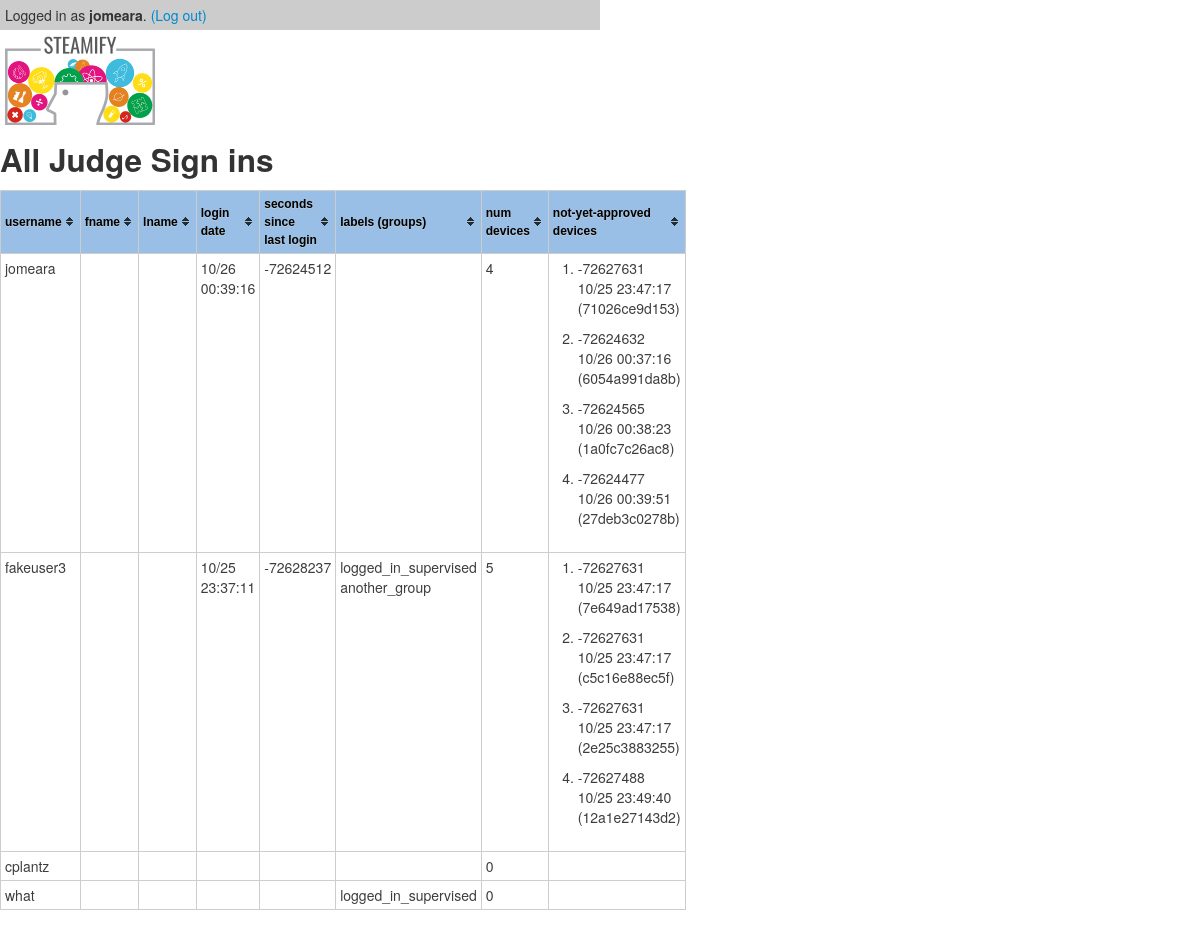
/steamify/adminjudgelist (signed in), run on the app's committed database.
### steamify/models.py (models this page shows, shortened)
class AllowedDevice(models.Model):
    judge = models.ForeignKey(
                User,
                on_delete=models.PROTECT)
    id = models.CharField(max_length=100, primary_key=True)
    created_at = models.DateTimeField()
    approved = models.NullBooleanField()
    def __str__(self):
        return "{} {}: {}, {}".format(self.approvedPretty(),
                    self.judge.username, self.id, self.created_at)
    def approvedPretty(self):
        return {
            True:"Approved. ",
            False:"DENIED! ",
            None:""
        }[self.approved]
    def emptyIfNotApproved(self):
        return "" if self.approved else str(self)

### steamify/views.py (the view)
# urls.py: path('adminjudgelist', AdminJudgeListView.as_view(), name="adminjudgelist"),
class AdminJudgeListView(UserPassesTestMixin, TemplateView):
    template_name = 'steamify/adminjudgelist.html'
    def test_func(self):
        user = self.request.user
        return user.is_staff and user.is_superuser
    def get_context_data(self, **kwargs):
        context = super().get_context_data(**kwargs)
        context['all_judge_objects'] = User.objects.all()
        context['nowdatets'] = 0 - timezone.now().timestamp()
        return context

### steamify/templates/steamify/adminjudgelist.html (shortened to what this page needs)
{% extends "steamify/base.html" %}
{% load static %}
{% block extrahead %}
<link rel="stylesheet" href="{% static 'steamify/tablesorter-master/theme.blue.css' %}">
{% endblock %}
{% block content %}
    <h2> All Judge Sign ins </h2>
    <table class="tablesorter-blue usets">
    <thead><tr>
        <th>username</th>
        <th>fname</th>
        <th>lname</th>
        <th>login date</th>
        <th>seconds since last login</th>
        <th>labels (groups)</th>
        <th>num devices</th>
        <th>not-yet-approved devices</th>
    </tr></thead>
    <tbody>
    {% for judge in all_judge_objects %}
        <tr>
            <td>{{ judge.username }}</td>
            <td>{{ judge.first_name }}</td>
            <td>{{ judge.last_name }}</td>
            <td>{{ judge.last_login|date:"m/d H:i:s" }}</td>
            <td>{{ judge.last_login.timestamp|add:nowdatets }}</td>
            <td>
                {% for grou in judge.groups.all %}
                    {{ grou.name }}
                {% endfor %}
            </td>
            <td>
                {{ judge.alloweddevice_set.all|length }}
            </td>
            <td>
                <ol>
                {% for devi in judge.alloweddevice_set.all %}
                    {% if devi.emptyIfNotApproved %}
                        <li style="padding-bottom:10px;">
                            {{ devi.created_at.timestamp|add:nowdatets }} <br/>
                            {{ devi.created_at|date:"m/d H:i:s" }} <br/>
                            ({{ devi.id }})
                        </li>
                    {% endif %}
                {% endfor %}
                </ol>
            </td>
        </tr>
    {% endfor %}
    </tbody>
    </table>
{% endblock %}

### steamify/templates/steamify/base.html (shortened to what this page needs)
{% load static %}
<!doctype html>
<html lang="en">
<head>
    <link href="{% static 'steamify/js/jquery-ui-1.12.1/jquery-ui.css' %}" rel="stylesheet">
    <link href="{% static 'steamify/css/bootstrap.css' %}" rel="stylesheet">
    <link href="{% static 'steamify/css/steamify.css' %}" rel="stylesheet">
    {% block extrahead %}{% endblock %}
</head>
<body>
    <div style="max-width:600px;">
        {% if user.is_authenticated %}
            <div class="steamify-login-state">
                Logged in as <b>{{ user }}</b>.
                <a href="{% url 'logout' %}">(Log out)</a>
            </div>
        {% endif %}
        <img class="steamify-logo" src="{% static "steamify/img/steamify-logo.png" %}" alt="Image: Steamify Logo">
        {% block content %}{% endblock %}
    </div>
</body>
</html>

### steamify/static/steamify/css/steamify.css (style rules this page uses)
.steamify-login-state { background-color: #ccc; padding:5px; }
.steamify-logo { padding: 5px; width: 150px; }

### steamify/static/steamify/tablesorter-master/theme.blue.css (style rules this page uses)
.tablesorter-blue { width: 100%; background-color: #fff; margin: 10px 0 15px; text-align: left; border-spacing: 0; border: #cdcdcd 1px solid; border-width: 1px 0 0 1px; }
.tablesorter-blue th, .tablesorter-blue td { border: #cdcdcd 1px solid; border-width: 0 1px 1px 0; }
.tablesorter-blue th, .tablesorter-blue thead td { font: 12px/18px Arial, Sans-serif; font-weight: bold; color: #000; background-color: #99bfe6; border-collapse: collapse; padding: 4px; text-shadow: 0 1px 0 rgba(204, 204, 204, 0.7); }
.tablesorter-blue tbody td, .tablesorter-blue tfoot th, .tablesorter-blue tfoot td { padding: 4px; vertical-align: top; }
.tablesorter-blue .header, .tablesorter-blue .tablesorter-header { background-repeat: no-repeat; background-position: center right; padding: 4px 18px 4px 4px; white-space: normal; cursor: pointer; }
.tablesorter-blue td { color: #3d3d3d; background-color: #fff; padding: 4px; vertical-align: top; }

### data on the page
AllowedDevice: created_at.timestamp|add "-72627631", created_at "10/25 23:47:17", id "71026ce9d153"
AllowedDevice: created_at.timestamp|add "-72624632", created_at "10/26 00:37:16", id "6054a991da8b"
AllowedDevice: created_at.timestamp|add "-72624565", created_at "10/26 00:38:23", id "1a0fc7c26ac8"
AllowedDevice: created_at.timestamp|add "-72624477", created_at "10/26 00:39:51", id "27deb3c0278b"
AllowedDevice: created_at.timestamp|add "-72627631", created_at "10/25 23:47:17", id "7e649ad17538"
AllowedDevice: created_at.timestamp|add "-72627631", created_at "10/25 23:47:17", id "c5c16e88ec5f"
AllowedDevice: created_at.timestamp|add "-72627631", created_at "10/25 23:47:17", id "2e25c3883255"
AllowedDevice: created_at.timestamp|add "-72627488", created_at "10/25 23:49:40", id "12a1e27143d2"

### other printed values
{{ user }} "jomeara"
{{ judge.username }} "jomeara"
{{ judge.last_login|date:"m/d H:i:s" }} "10/26 00:39:16"
{{ judge.last_login.timestamp|add:nowdatets }} "-72624512"
{{ judge.alloweddevice_set.all|length }} "4"
{{ judge.username }} "fakeuser3"
{{ judge.last_login|date:"m/d H:i:s" }} "10/25 23:37:11"
{{ judge.last_login.timestamp|add:nowdatets }} "-72628237"
{{ grou.name }} "logged_in_supervised"
{{ grou.name }} "another_group"
{{ judge.alloweddevice_set.all|length }} "5"
{{ judge.username }} "cplantz"
{{ judge.alloweddevice_set.all|length }} "0"
{{ judge.username }} "what"
